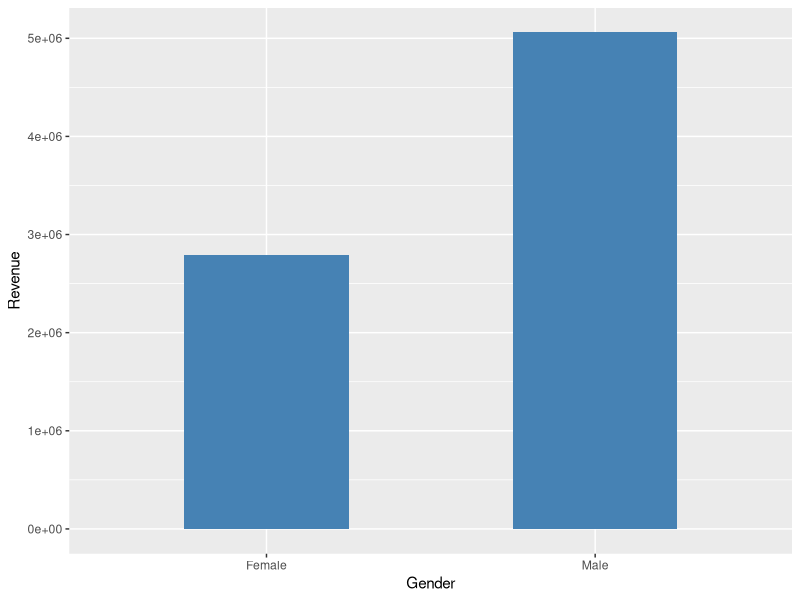
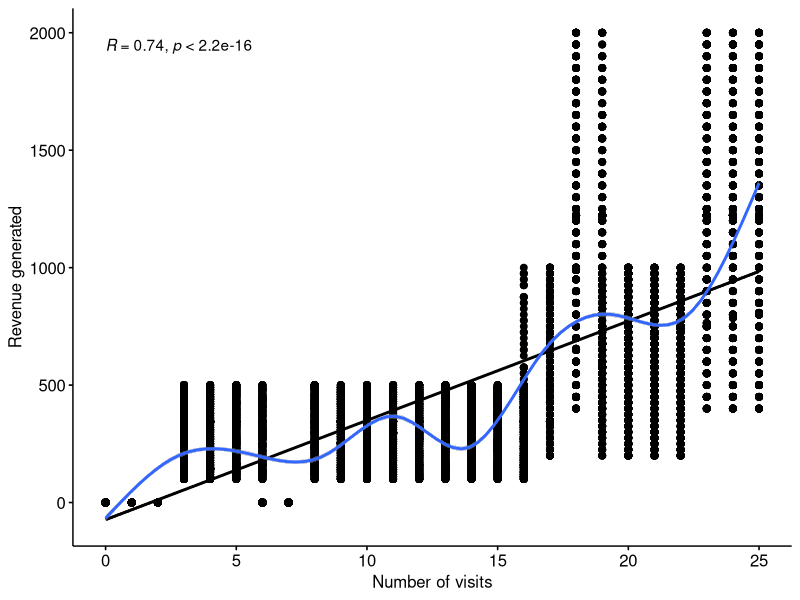

These charts were generated, in order, by the following R code:
## ---- chunk 1
#Problem 1

#Importing Libraries
library(data.table)

#Importing Data
cust_data <- read.csv('customertxndata.csv')
setDT(cust_data)

#Total Revenue
cust_data[,na.exclude(sum(revenue))]

#Mean Visits
cust_data[,na.exclude(mean(visits))]

#Mean Revenue
cust_data[,na.exclude(mean(revenue))]

#Median Revenue
cust_data[,na.exclude(median(revenue))]

#Most Common Gender
gender_count <- cust_data[,.(count = .N), by = "gender"]
gender_count
gender_count[,na.exclude(max(count))]

## ---- chunk 2
#Problem 2
library("ggplot2")

#Total revenue by gender
revenue_by_gender <- cust_data[, sum(revenue), by = gender]
revenue_by_gender <- na.omit(revenue_by_gender)

#Bar chart 
ggplot(data=revenue_by_gender, aes(x=gender, y=V1)) +
  geom_bar(stat="identity", fill="steelblue", width = 0.5) +
  xlab("Gender") + ylab("Revenue")
## ---- chunk 3
#Problem 3
library("ggpubr")

#Pearson Moment of Correlation between number of visits and revenue
ggscatter(cust_data, x = "visits", y = "revenue", 
          add = "reg.line", conf.int = TRUE, 
          cor.coef = TRUE, cor.method = "pearson",
          xlab = "Number of visits", ylab = "Revenue generated") +
  geom_smooth(method = 'gam', formula = y ~ s(x, bs = "cs"))
## ---- chunk 4
#Problem 4
library(tidyverse)

#creating a table containing only the NA values
na_data <- cust_data %>% filter_all(any_vars(is.na(.)))

## ---- chunk 5
#Problem 5

#Mean transactions
clean_cust_data <- na.omit(cust_data)
clean_cust_data[, round(mean(transactions))]

#Assigning mean value to NA in transactions column
impute_trans <- cust_data
impute_trans[is.na(cust_data$transactions)] <- 1

#Creating function for mode
getmode <- function(v) 
  {
   uniqv <- unique(v)
   uniqv[which.max(tabulate(match(v, uniqv)))]
  }

#Mode of gender
cust_data[, getmode(gender)]

#Assigning mode value to NA in gender column
impute_gender <- cust_data
impute_gender[is.na(cust_data$gender)] <- "Male"
## ---- chunk 6
#Problem 6

#Spliting the data into a trainig and validation dataset 
training_data <- cust_data[rep(c(TRUE,FALSE), length = .N), ]     #logical vector c(TRUE,FALSE) will only return 1st,3rd,5th...values
validation_data <- cust_data[rep(c(FALSE,TRUE), length = .N), ]   #logical vector c(FALSE,TRUE) will only return 2nd,4th,6th...values
## ---- chunk 7
#Problem 7

#Calculating mean revenue for trainig dataset
training_data[,na.exclude(mean(revenue))]

#Calculating mean revenue for validation dataset
validation_data[,na.exclude(mean(revenue))]
## ---- chunk 8
#Problem 8
set.seed(77654)

#Creating first sample to set 60% of data for training
sample_1 <- sample.int(n = nrow(cust_data), size = floor(.60*nrow(cust_data)), replace = F)

#Creating dataset for training
training <- cust_data[sample_1,]

#Creating a dataset of the remaining data for testing and validation
remaining_data <- cust_data[-sample_1,]

#Creating second sample to split the reamining dataset for testing and validation
sample_2 <- sample.int(n = nrow(remaining_data), size = floor(.50*nrow(remaining_data)), replace = F)

#Creating dataset for testing
testing <- remaining_data[sample_2, ]

#Creating dataset for validation
validation <- remaining_data[-sample_2, ]
